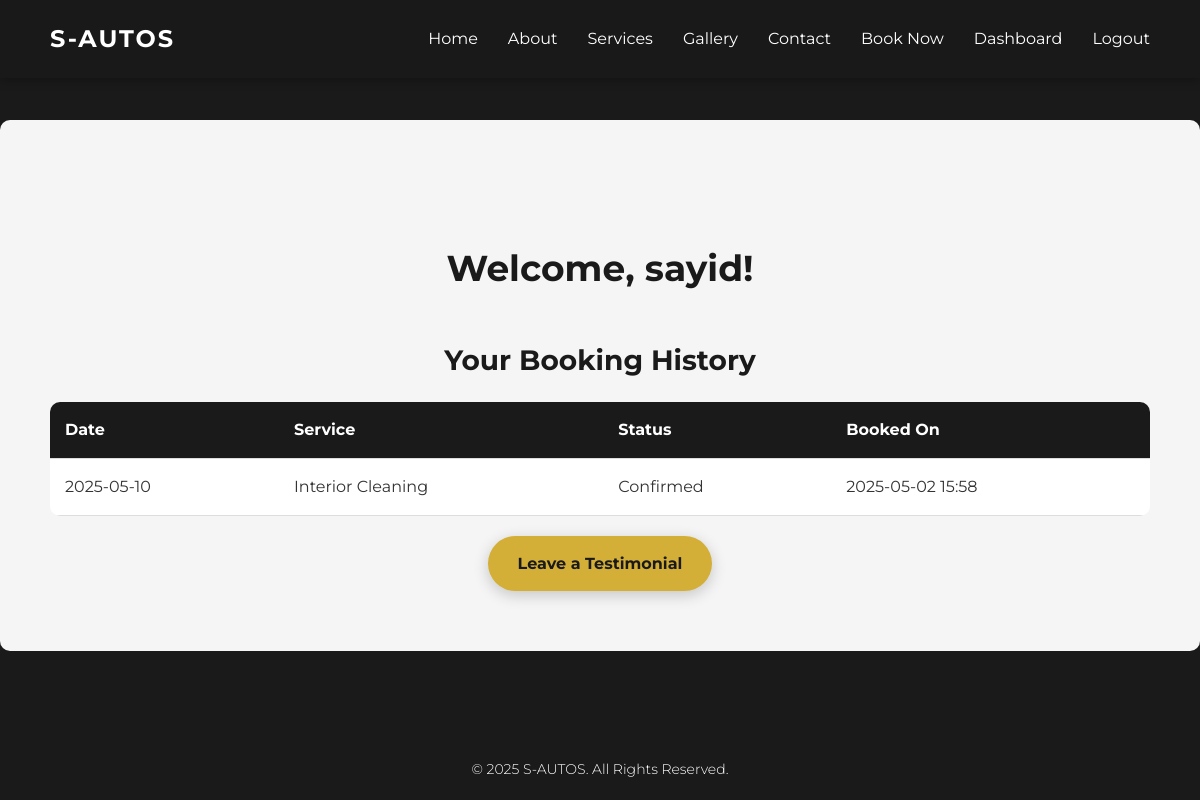
The page /dashboard (signed in) on the database its author committed.
### app.py (models this page shows)
class User(UserMixin, db.Model):
    id = db.Column(db.Integer, primary_key=True)
    email = db.Column(db.String(120), unique=True, nullable=False)
    password = db.Column(db.String(128), nullable=False)
    name = db.Column(db.String(100), nullable=False)
    is_admin = db.Column(db.Boolean, default=False)
    bookings = db.relationship('Booking', backref='user', lazy=True)
    testimonials = db.relationship('Testimonial', backref='user', lazy=True)

class Booking(db.Model):
    id = db.Column(db.Integer, primary_key=True)
    user_id = db.Column(db.Integer, db.ForeignKey('user.id'), nullable=False)
    date = db.Column(db.DateTime, nullable=False)
    service = db.Column(db.String(100), nullable=False)
    status = db.Column(db.String(20), default='pending')  # pending, confirmed, cancelled
    created_at = db.Column(db.DateTime, default=datetime.utcnow)

### app.py (the view)
@app.route('/dashboard')
@login_required
def dashboard():
    bookings = Booking.query.filter_by(user_id=current_user.id).order_by(Booking.created_at.desc()).all()
    return render_template('dashboard.html', bookings=bookings)

### app.py (called while the page is built)
@login_manager.user_loader
def load_user(user_id):
    return User.query.get(int(user_id))

### templates/dashboard.html (shortened to what this page needs)
{% extends "base.html" %}
{% block content %}
    <section class="content-section">
        <h2>Welcome, {{ current_user.name }}!</h2>
        <h3>Your Booking History</h3>
        {% if bookings %}
            <table class="booking-table">
                <thead>
                    <tr>
                        <th>Date</th>
                        <th>Service</th>
                        <th>Status</th>
                        <th>Booked On</th>
                    </tr>
                </thead>
                <tbody>
                    {% for booking in bookings %}
                        <tr>
                            <td>{{ booking.date.strftime('%Y-%m-%d') }}</td>
                            <td>{{ booking.service }}</td>
                            <td>{{ booking.status | capitalize }}</td>
                            <td>{{ booking.created_at.strftime('%Y-%m-%d %H:%M') }}</td>
                        </tr>
                    {% endfor %}
                </tbody>
            </table>
        {% else %}
            <p>You have no bookings yet. <a href="{{ url_for('booking') }}">Book now</a>!</p>
        {% endif %}
        <a href="{{ url_for('submit_testimonial') }}" class="cta-button">Leave a Testimonial</a>
    </section>
{% endblock %}

### static/css/style.css (style rules this page uses)
* { margin: 0; padding: 0; box-sizing: border-box; }
html { scroll-behavior: smooth; }
html, body { height: 100%; margin: 0; }
body { font-family: 'Montserrat', sans-serif; background-color: #1a1a1a; color: #333; line-height: 1.6; display: flex; flex-direction: column; }
.cta-button { display: inline-block; padding: 15px 30px; background-color: #d4af37; color: #1a1a1a; text-decoration: none; font-weight: 700; border-radius: 50px; transition: all 0.3s ease; border: none; cursor: pointer; box-shadow: 0 4px 15px rgba(0, 0, 0, 0.2); }
.content-section { padding: 120px 50px 60px; max-width: 1200px; margin: 0 auto; text-align: center; background-color: #f5f5f5; border-radius: 10px; margin-bottom: 20px; }
.content-section h2 { font-size: 36px; font-weight: 700; margin-bottom: 40px; color: #1a1a1a; }
.content-section h3 { font-size: 28px; font-weight: 700; margin: 40px 0 20px; color: #1a1a1a; }
.booking-table { width: 100%; border-collapse: collapse; margin: 20px 0; background-color: #fff; border-radius: 10px; overflow: hidden; }
.booking-table th, .booking-table td { padding: 15px; text-align: left; border-bottom: 1px solid #ddd; }
.booking-table th { background-color: #1a1a1a; color: #fff; }

### rows shown on the page
User: name "sayid"
Booking: date "2025-05-10", service "Interior Cleaning", status "Confirmed", created_at "2025-05-02 15:58"
